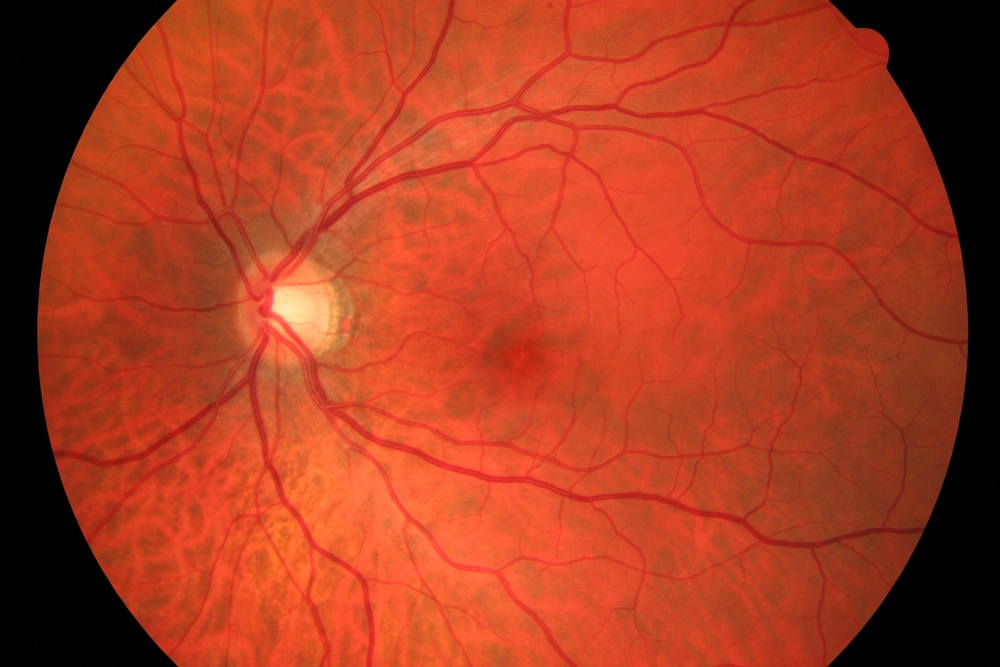
#> input picture input/original/02_h.jpg, 1000 x 667 px, shrunk from 3504 x 2336 before the run, found by its file name
$ jupyter execute --allow-errors 'Eye Fundus Notebook.ipynb'   (shell and % lines are left out)
#> lines starting #> are read from the running program, lines starting #| are printed output that depends on the picture; after the words box and inside, x2 and y2 are one past the last pixel; in counts of white or black regions, pixels touching at a corner belong together
[cell 1]
from google.colab import drive
drive.mount('/content/drive')

First, let's make the appropriate imports. The leading library in processing is openCV, although the core itself, i.e. the vessel detection function (frangi), is located in the skimage library. Additionally, we use numpy to be able to modify images (matrices). To assess the quality of classification, we have used sklearn and imblearn. We used matplotlib to visualize the results. The wasp library will be helpful for loading images. The pandas library will only be useful for formatting classification results.

[cell 2]
import cv2 as cv

import os
import pandas

from skimage.filters import frangi

import numpy as np

from sklearn.metrics import classification_report, accuracy_score, confusion_matrix
from imblearn.metrics import sensitivity_specificity_support, geometric_mean_score

import matplotlib.pyplot as plt
plt.rcParams["figure.figsize"] = (8,8)

[cell 3]
def plt_image(image: np.ndarray, title: str = '', cmap: str = 'gray'):
    plt.title(title)
    plt.axis('off')
    plt.imshow(image, cmap=cmap)

def normalize(image: np.ndarray, factor: float) -> np.ndarray:
    image = image * (factor / image.max())
    return image

In the next steps, we will present the approach used on the example of a selected image. We will then check the classification quality based on 5 randomly selected images. So let's load a sample image.

[cell 4]
color_image = cv.imread('examples/02_h.jpg')
#> color_image is the input picture: shape (667, 1000, 3); mean B, G, R 32.7, 59.9, 169.4
plt_image(cv.cvtColor(color_image, cv.COLOR_BGR2RGB), 'Random eye fundus image', None)

In order to further process the image of the fundus vessels, it is necessary to remove colors. The green channel will be the most useful, so we leave only this color in the image.

[cell 5]
gray_image = color_image[:,:,1] # 0 - red, 1 - green , 2 - blue
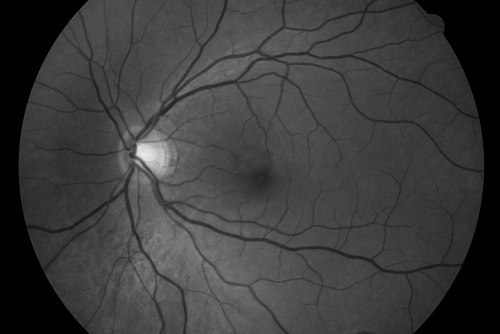
#> gray_image: shape (667, 1000) (shown at 1/2 size); min 0, max 234, mean 59.9

plt_image(gray_image, 'Green channel image')

The vessels in the image above are quite well visible. However, the contrast can be further improved by using histogram equalization. For this, the equalizeHist() function can be used, but the adaptive method CLAHE provides much better results

[cell 6]
clahe = cv.createCLAHE(clipLimit=2.0, tileGridSize=(8, 8))
equalized = clahe.apply(gray_image)
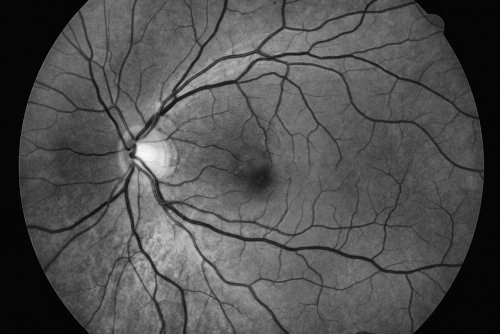
#> equalized: shape (667, 1000) (shown at 1/2 size); min 3, max 249, mean 80.1

plt_image(equalized, 'Histogram Equalization (CLAHE)')

Another important step is to remove noise from the image. One of the non-local means methods, specifically the fastNlMeansDenoising() function, works very well for this purpose. Unfortunately, selecting the parameters for this function is a kind of compromise between too much noise (non-vessels) and too few thin vessels.

[cell 7]
denoised = cv.fastNlMeansDenoising(equalized, None, 15)

plt_image(denoised, 'Denoised image (non-local means)')

At this stage, we can proceed to vessel detection. For this purpose, we will use the frangi() function, which was specifically created for this task. Additionally, we will normalize the image to values between 0 and 255

[cell 8]
vessels = frangi(denoised)
vessels = normalize(vessels, 255).astype(np.uint8)

plt_image(vessels, 'Detected Vessels')

Now we can perform a very simple thresholding—let's consider everything that is not black as white.

[cell 9]
_, thresh = cv.threshold(vessels, 0, 255, cv.THRESH_BINARY)
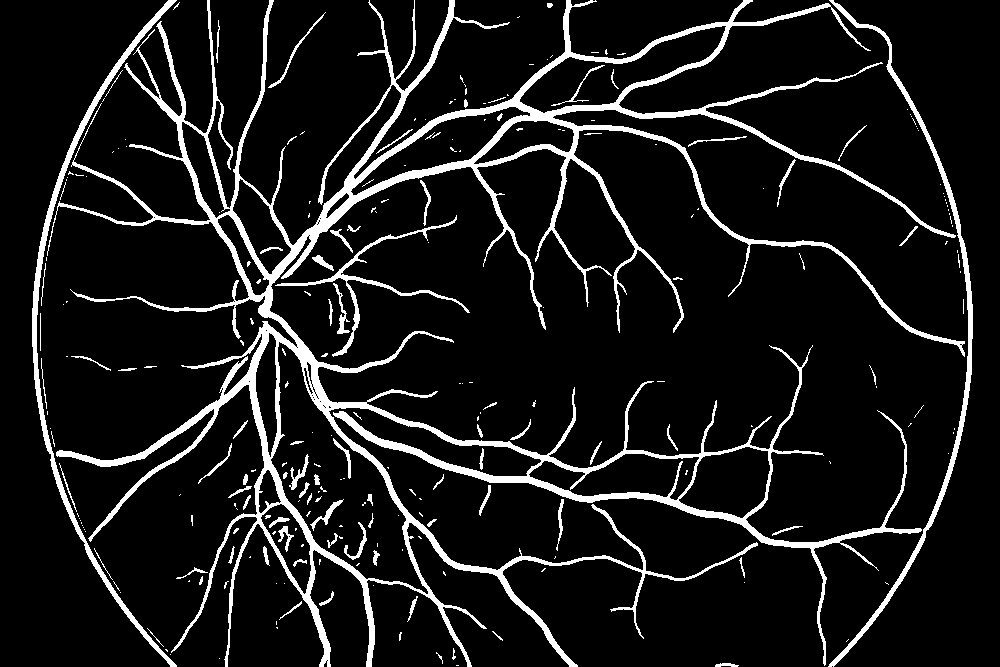
#> thresh: shape (667, 1000); 9.9% white; 253 white regions (173 under 20 px), largest, box (x1, y1, x2, y2) and area: (47, 0, 965, 667) 50563, (32, 0, 177, 667) 3950, (828, 0, 973, 667) 3611

plt_image(thresh, "Threasholding")

The next step involves removing small objects that remain in the image. This can be done using connectedComponentsWithStats

[cell 10]
def remove_small_elements(image: np.ndarray, min_size: int) -> np.ndarray:
    components, output, stats, _ = cv.connectedComponentsWithStats(
        image, connectivity=8)

    sizes = stats[1:, -1]
    width = stats[1:, -3]
    height = stats[1:, -2]
    components -= 1

    result = np.zeros((output.shape))

    for i in range(0, components):
        if sizes[i] >= min_size and (width[i] > 150 or height[i] > 150):
            result[output == i + 1] = 255

    return result

small_removed = remove_small_elements(thresh, 800).astype(np.uint8)
#> in remove_small_elements, `components, output, stats, _ = cv.connectedComponentsWithStats( image,..`:
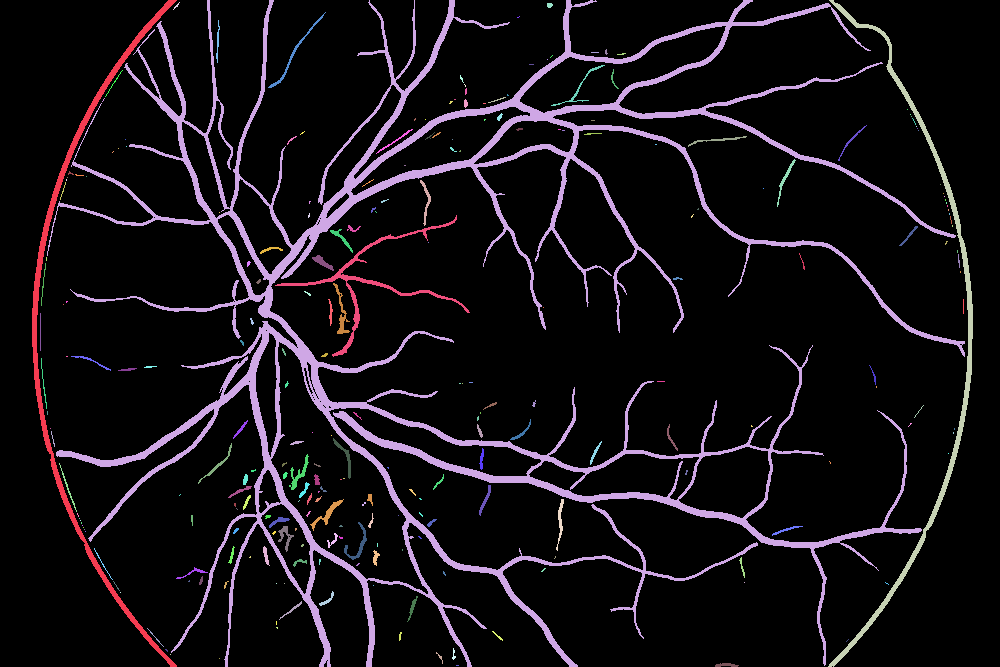
#> output: shape (667, 1000) int32; 254 distinct labels, from 0 to 253; one colour per label, 0 black
#> in remove_small_elements, `components, output, stats, _ = cv.connectedComponentsWithStats( image,..`: components = 254; stats = 254 rows, first 6: [0, 0, 1000, 667, 601268], [32, 0, 145, 667, 3950], [47, 0, 918, 667, 50563], [828, 0, 145, 667, 3611], [173, 2, 7, 8, 13], [547, 3, 6, 5, 25]
#> in remove_small_elements, `sizes = stats[1:, -1]`: sizes = 253 values, max 50563 at index 1, min 1 at index 12, mean 259.8
#> in remove_small_elements, `width = stats[1:, -3]`: width = 253 values, max 918 at index 1, min 1 at index 12, mean 12.43
#> in remove_small_elements, `height = stats[1:, -2]`: height = 253 values, max 667 at index 0, min 1 at index 9, mean 17.32
#> in remove_small_elements, `components -= 1`: components = 253
#> small_removed: shape (667, 1000); 8.9% white; 4 white regions, box (x1, y1, x2, y2) and area: (47, 0, 965, 667) 50563, (32, 0, 177, 667) 3950, (828, 0, 973, 667) 3611, (275, 215, 470, 357) 1463

plt_image(small_removed, 'Removal of small elements')

To remove extra noise, we are gonna use morphological transformations :
1. Dilation
2. Erosion

[cell 11]
kernel_for_dilation = cv.getStructuringElement(cv.MORPH_RECT, (3, 3))
kernel_for_erosion = cv.getStructuringElement(cv.MORPH_RECT, (4, 4))
dilated_image = cv.dilate(small_removed, kernel_for_dilation, iterations=1)
#> dilated_image: shape (667, 1000); 13.9% white; 1 white region, box (x1, y1, x2, y2) and area: (31, 0, 974, 667) 92753
cleaned_image = cv.erode(dilated_image, kernel_for_erosion, iterations=1)
#> cleaned_image: shape (667, 1000); 6.6% white; 44 white regions (36 under 20 px), largest, box (x1, y1, x2, y2) and area: (33, 0, 973, 667) 42862, (276, 218, 469, 356) 914, (76, 294, 115, 302) 63
plt_image(small_removed,"Dilated and cleaned image")

Finally, we just need to remove the boundary of the eye. To do this, we will go back to the color image and prepare a mask based on it.

[cell 12]
def remove_border(color_img: np.ndarray, image: np.ndarray) -> np.ndarray:
    hsv = cv.cvtColor(color_img, cv.COLOR_BGR2HSV)
    lower = np.array([0, 0, 80])
    upper = np.array([255, 255, 255])
    mask = cv.inRange(hsv, lower, upper)

    return cv.bitwise_and(image, mask)

end_result = remove_border(color_image, small_removed)
#> in remove_border, `mask = cv.inRange(hsv, lower, upper)`:
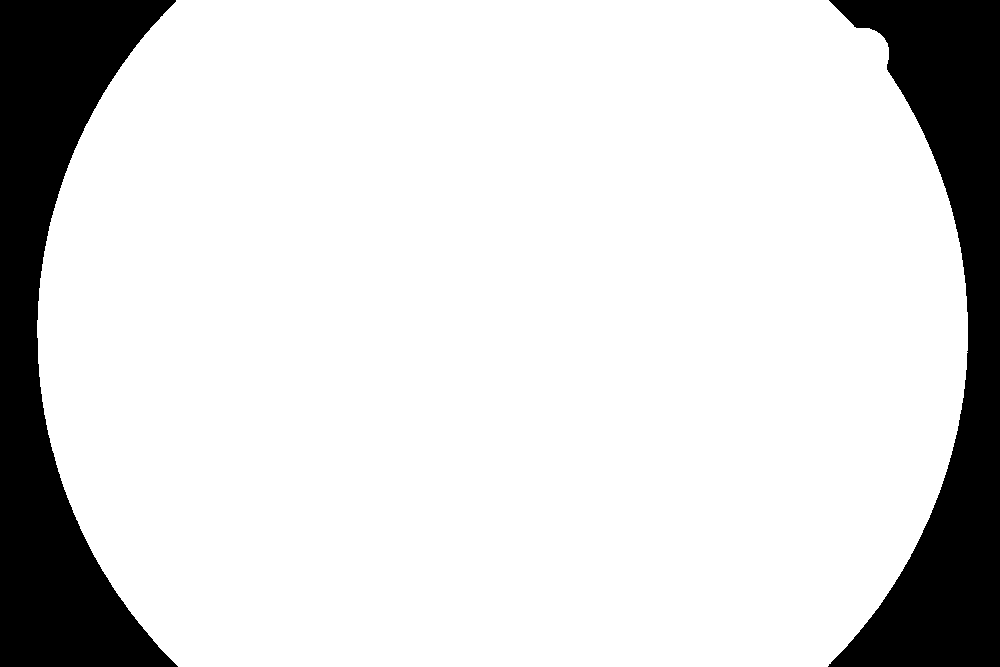
#> mask: shape (667, 1000); 84.4% white; 2 black regions, box (x1, y1, x2, y2) and area: (0, 0, 178, 667) 54009, (828, 0, 1000, 667) 49784
#> in remove_border, `return cv.bitwise_and(image, mask)`:
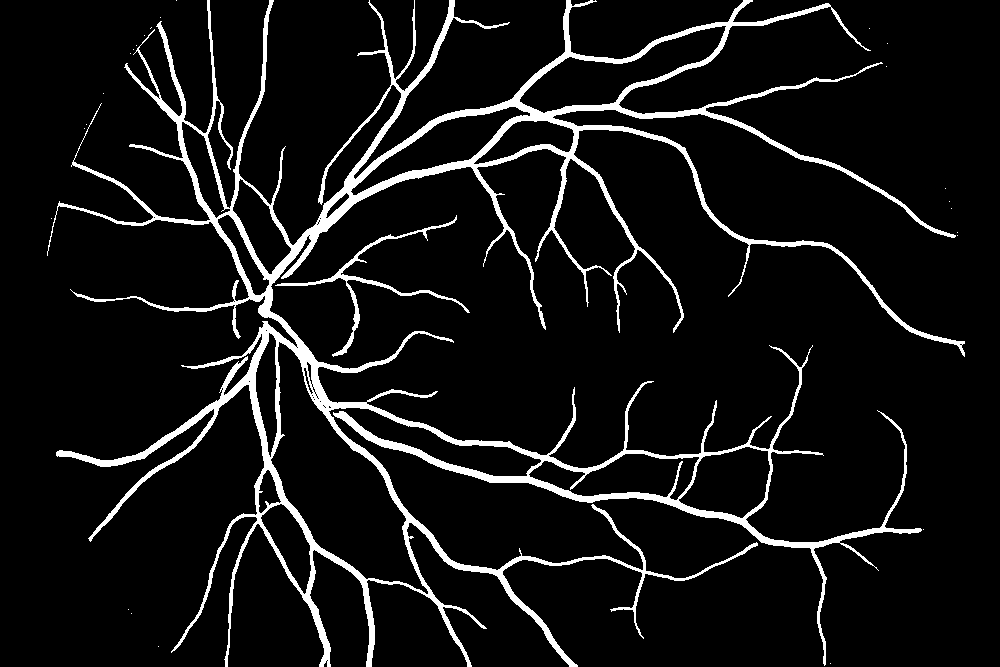
#> returned value: shape (667, 1000); 7.8% white; 26 white regions (24 under 20 px)
plt_image(end_result, 'Boundary removal')

**Ready Function**

Below is a ready-made function that performs the described processing. The function uses the implementations of normalize(), remove_small_elements(), and remove_border().

[cell 13]
def process_input(path: str) -> np.ndarray:
    color_image = cv.imread(path)
    if color_image is None:
        raise FileNotFoundError(f'"{path}" not found')

    gray_image = color_image[:,:,1]

    clahe = cv.createCLAHE(clipLimit=2.0, tileGridSize=(8, 8))
    equalized = clahe.apply(gray_image)

    denoised = cv.fastNlMeansDenoising(equalized, None, 15)
    vessels = normalize(frangi(denoised), 255).astype(np.uint8)
    _, thresh = cv.threshold(vessels, 0, 255, cv.THRESH_BINARY)
    small_removed = remove_small_elements(thresh, 800).astype(np.uint8)
    end_result = remove_border(color_image, small_removed)

    return end_result

**Analysis of Approach Quality**

To compare the obtained results with the expert mask, let's create a function that displays selected classification metrics: accuracy, sensitivity, specificity, weighted sensitivity, weighted specificity, geometric mean, and confusion matrix.

[cell 14]
# Helper function
def is_binary(image: np.ndarray) -> bool:
    return ((image == 0) | (image == 255)).all()

# [33 lines left out: function compare, not called in this run]

Additionally, it is worth visualizing the obtained vessels on the ground truth mask. We will do this by overlaying green pixels, which are considered vessels, onto the ground truth mask.

[cell 15]
# [12 lines left out: function visualise, not called in this run]

Analyse the images

[cell 16]
def analyse(dir: str, out_dir: str):
    images = sorted(os.listdir(dir), key=lambda x: x.lower())  # Sort all images in the directory.

    if not os.path.isdir(out_dir):
        os.mkdir(out_dir)
        print(f'"{out_dir}" directory has been created.')

    if len(images) % 2 != 0:
        raise Exception("len(images) != len(ground_truth)")

    img = images[::2]
    truth = images[1::2]

    examples = [{'name': i, 'img': i, 'truth': t, 'comparison': None, 'visualisation': None}
                for i, t in zip(img, truth)]

    for example in examples:
        example['img'] = process_input(dir + example['img'])  # Process the input image.
        example['truth'] = cv.imread(dir + example['truth'], cv.IMREAD_GRAYSCALE)  # Load ground truth image.
        example['comparison'] = compare(example['img'], example['truth'])  # Compare images.
        example['visualisation'] = visualise(example['img'], example['truth'])  # visualizations.
        cv.imwrite(out_dir + example['name'][:-4] + ".jpg", example['img'])  # processed image.
        cv.imwrite(out_dir + example['name'][:-4] + "_w.jpg", example['visualisation'])

    fig, axs = plt.subplots(len(examples), 3, sharex=True, sharey=True)  # Create a subplot for each example.
    fig.set_figwidth(20)
    fig.set_figheight(6 * len(examples))

    axs = np.array([axs]) if len(examples) == 1 else axs

    for i, example in enumerate(examples):
        axs[i, 0].set_title('Ground truth Image', {'fontsize': 18})  #ground truth image.
        axs[i, 0].axis('off')
        axs[i, 0].imshow(example['truth'], cmap='gray')

        axs[i, 1].set_title('Processed ' + example['name'], {'fontsize': 18})  # processed input image.
        axs[i, 1].axis('off')
        axs[i, 1].imshow(example['img'], cmap='gray')

        axs[i, 2].set_title('Visualization', {'fontsize': 18})  #comparison visualization.
        axs[i, 2].axis('off')
        axs[i, 2].imshow(example['visualisation'], cmap='gray')

    plt.tight_layout()

    #comparison and confusion matrices for each image pair.
    index = [example['name'] for example in examples]
    matrix = [example['comparison'].pop('matrix', None) for example in examples]
    comparison = [example['comparison'] for example in examples]

    # DataFrame showing comparison results.
    print(pandas.DataFrame(comparison, index=index))
    print('------------------------------------------------------------------')
    # DataFrame showing confusion matrices.
    print(pandas.DataFrame(matrix, index=index, columns=['confusion_matrix']))

#> (a cell that did not finish here is left out)


# Turtuosity

[cell 18]
def calculate_tortuosity(vessel_coords: np.ndarray) -> float:
    if len(vessel_coords) < 2:
        return 0.0  # Avoid division by zero if there are not enough points

    #  path length
    path_length = 0.0
    for i in range(len(vessel_coords) - 1):
        distance = np.linalg.norm(vessel_coords[i] - vessel_coords[i + 1])
        path_length += distance

    #  straight line distance from the first to the last point
    straight_line_length = np.linalg.norm(vessel_coords[0] - vessel_coords[-1])

    # Tortuosity = Path Length / Straight Line Distance
    tortuosity = path_length / straight_line_length if straight_line_length > 0 else 0

    return tortuosity

[cell 19]
def calculate_tortuosity_for_vessels(vessels: np.ndarray) -> dict:
    # Find contours of the vessels
    contours, _ = cv.findContours(vessels, cv.RETR_EXTERNAL, cv.CHAIN_APPROX_SIMPLE)

    tortuosities = {}

    for i, contour in enumerate(contours):
        # Get coordinates of the current vessel
        vessel_coords = contour[:, 0, :]  # Extract x, y coordinates
        tortuosity_value = calculate_tortuosity(vessel_coords)
        tortuosities[f'Vessel_{i}'] = tortuosity_value

    return tortuosities

[cell 20]
vessels = process_input('examples/02_h.jpg')
tortuosities = calculate_tortuosity_for_vessels(vessels)
#> in calculate_tortuosity_for_vessels, `contours, _ = cv.findContours(vessels, cv.RETR_EXTERNAL, cv.CHAIN_APPR..`: contours = 26 contours, 24 with area under 20; largest, box (x1, y1, x2, y2) and area: (47, 0, 965, 667) 89904, (275, 215, 470, 357) 1045
#> the loop in calculate_tortuosity_for_vessels, `for i, contour in enumerate(contours):` made 26 passes
#> (vessel_coords, tortuosity_value) on passes 1 to 8: ([[830, 663]], 0), ([[158, 646]], 0), ([[131, 613]], 0), ([[128, 609]], 0), ([[923, 529]], 0), ([[957, 235]], 0), ([[957, 232]], 0), ([[51, 218]], 0)
#> after the loop in calculate_tortuosity_for_vessels, `for i, contour in enumerate(contours):`: tortuosities = 26 items
#> tortuosities = 26 items

[cell 21]
for vessel, tortuosity in tortuosities.items():
    print(f'{vessel}: Tortuosity = {tortuosity}')
#> this loop made 26 passes
#> (vessel, tortuosity) on passes 1 to 8: ('Vessel_0', 0), ('Vessel_1', 0), ('Vessel_2', 0), ('Vessel_3', 0), ('Vessel_4', 0), ('Vessel_5', 0), ('Vessel_6', 0), ('Vessel_7', 0)
#> (printed output is left out)

[cell 22]
def evaluate_tortuosity(tortuosity_values: dict, threshold: float) -> dict:
    evaluation = {}
    for vessel, tortuosity in tortuosity_values.items():
        if tortuosity < threshold:
            evaluation[vessel] = "Normal"
        else:
            evaluation[vessel] = "Abnormal"
    return evaluation

[cell 23]
threshold = 1.5 # should change later

[cell 24]
evaluation_results = evaluate_tortuosity(tortuosities, threshold)
#> the loop in evaluate_tortuosity, `for vessel, tortuosity in tortuosity_values.items():` made 26 passes
#> evaluation_results = 26 items
type(evaluation_results)
# for vessel, status in evaluation_results.items():
#     print(f'{vessel}: {status}')

[cell 25]
def visualize_tortuosity(image: np.ndarray, tortuosity_values: dict) -> np.ndarray:
    # Create a color image for visualization
    color_image = cv.cvtColor(image, cv.COLOR_GRAY2BGR)

    for vessel, tortuosity in tortuosity_values.items():

        contours, _ = cv.findContours(image, cv.RETR_EXTERNAL, cv.CHAIN_APPROX_SIMPLE)

        for contour in contours:
            if vessel in tortuosity_values:
                if tortuosity_values[vessel] < threshold:
                    color = (0, 255, 0)  # Green for normal
                else:
                    color = (0, 0, 255)  # Red for abnormal

                cv.drawContours(color_image, [contour], -1, color, 2)
    return color_image

[cell 26]
tortuosity_image = visualize_tortuosity(vessels, tortuosities)
#> the loop in visualize_tortuosity, `for vessel, tortuosity in tortuosity_values.items(): ` made 26 passes
#> after the loop in visualize_tortuosity, `for vessel, tortuosity in tortuosity_values.items():`:
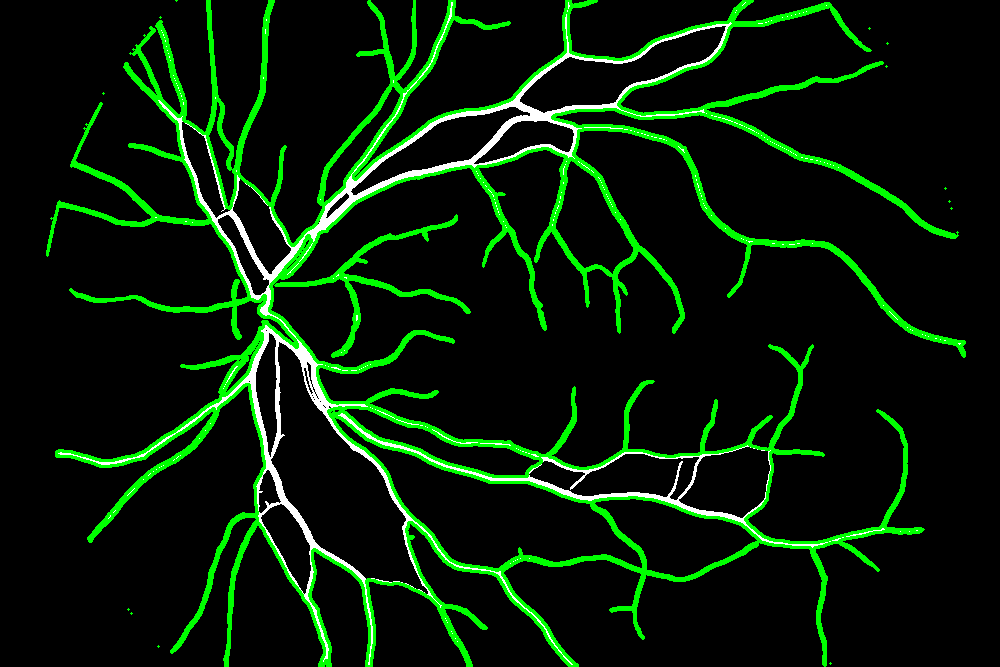
#> color_image: shape (667, 1000, 3); mean B, G, R 6.4, 29.2, 6.4
